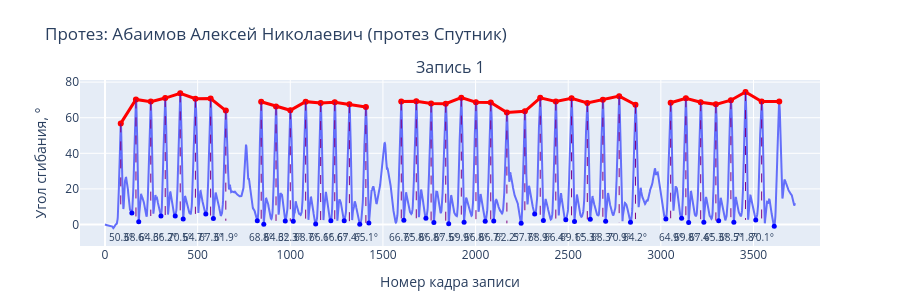

Write notebook code for a chart like this one.
### Code cell
patient_name = list(patients_data_tta.keys())[1]

fig_aktiv_knee = plot_joint_for_patient(
    patients_data_tta,
    patient_name,
    joint_idx=2
)

fig_aktiv_knee.show()

### Figure 1 — Plotly figure (JSON) as saved in the notebook; plotly's stock layout.template omitted (floating-point values rounded to 4 significant figures; data arrays with more than 128 entries replaced by an {"elided": "..."} marker saying what was removed)
{"data": [{"mode": "lines", "name": "Запись 1", "showlegend": false, "type": "scatter", "x": {"elided": "3724 int values"}, "xaxis": "x", "y": {"elided": "3724 float values"}, "yaxis": "y"}, {"line": {"color": "red", "width": 3}, "mode": "lines+markers", "showlegend": false, "type": "scatter", "x": [85.0, 167.0, 247.0, 325.0, 406.0, 488.0, 570.0, 652.0, NaN, 843.0, 923.0, 1000.0, 1083.0, 1164.0, 1240.0, 1319.0, 1408.0, NaN, 1599.0, 1680.0, 1760.0, 1839.0, 1923.0, 2002.0, 2082.0, 2169.0, 2266.0, 2349.0, 2433.0, 2518.0, 2603.0, 2687.0, 2775.0, 2863.0, NaN, 3053.0, 3135.0, 3215.0, 3297.0, 3378.0, 3457.0, 3544.0, 3639.0], "xaxis": "x", "y": [56.81, 70.26, 69.04, 71.04, 73.68, 70.68, 70.74, 63.98, NaN, 68.96, 66.36, 64.18, 69.02, 68.24, 68.71, 67.61, 65.98, NaN, 69.12, 69.24, 67.96, 67.87, 71.28, 68.74, 68.61, 62.88, 63.62, 71.19, 69.07, 70.88, 68.23, 70.08, 72.11, 67.3, NaN, 68.43, 70.93, 68.71, 67.5, 69.85, 74.42, 69.13, 69.1], "yaxis": "y"}, {"marker": {"color": "red", "size": 5}, "mode": "markers", "showlegend": false, "type": "scatter", "x": [85], "xaxis": "x", "y": [56.81], "yaxis": "y"}, {"marker": {"color": "blue", "size": 5}, "mode": "markers", "showlegend": false, "type": "scatter", "x": [145], "xaxis": "x", "y": [6.541], "yaxis": "y"}, {"hovertemplate": "Амплитуда: 50.3°<extra></extra>", "line": {"color": "purple", "dash": "dash", "width": 1}, "mode": "lines", "showlegend": false, "type": "scatter", "x": [85, 85], "xaxis": "x", "y": [56.81, 6.541], "yaxis": "y"}, {"marker": {"color": "red", "size": 5}, "mode": "markers", "showlegend": false, "type": "scatter", "x": [167], "xaxis": "x", "y": [70.26], "yaxis": "y"}, {"marker": {"color": "blue", "size": 5}, "mode": "markers", "showlegend": false, "type": "scatter", "x": [182], "xaxis": "x", "y": [1.617], "yaxis": "y"}, {"hovertemplate": "Амплитуда: 68.6°<extra></extra>", "line": {"color": "purple", "dash": "dash", "width": 1}, "mode": "lines", "showlegend": false, "type": "scatter", "x": [167, 167], "xaxis": "x", "y": [70.26, 1.617], "yaxis": "y"}, {"marker": {"color": "red", "size": 5}, "mode": "markers", "showlegend": false, "type": "scatter", "x": [247], "xaxis": "x", "y": [69.04], "yaxis": "y"}, {"marker": {"color": "blue", "size": 5}, "mode": "markers", "showlegend": false, "type": "scatter", "x": [302], "xaxis": "x", "y": [4.772], "yaxis": "y"}, {"hovertemplate": "Амплитуда: 64.3°<extra></extra>", "line": {"color": "purple", "dash": "dash", "width": 1}, "mode": "lines", "showlegend": false, "type": "scatter", "x": [247, 247], "xaxis": "x", "y": [69.04, 4.772], "yaxis": "y"}, {"marker": {"color": "red", "size": 5}, "mode": "markers", "showlegend": false, "type": "scatter", "x": [325], "xaxis": "x", "y": [71.04], "yaxis": "y"}, {"marker": {"color": "blue", "size": 5}, "mode": "markers", "showlegend": false, "type": "scatter", "x": [379], "xaxis": "x", "y": [4.856], "yaxis": "y"}, {"hovertemplate": "Амплитуда: 66.2°<extra></extra>", "line": {"color": "purple", "dash": "dash", "width": 1}, "mode": "lines", "showlegend": false, "type": "scatter", "x": [325, 325], "xaxis": "x", "y": [71.04, 4.856], "yaxis": "y"}, {"marker": {"color": "red", "size": 5}, "mode": "markers", "showlegend": false, "type": "scatter", "x": [406], "xaxis": "x", "y": [73.68], "yaxis": "y"}, {"marker": {"color": "blue", "size": 5}, "mode": "markers", "showlegend": false, "type": "scatter", "x": [422], "xaxis": "x", "y": [3.142], "yaxis": "y"}, {"hovertemplate": "Амплитуда: 70.5°<extra></extra>", "line": {"color": "purple", "dash": "dash", "width": 1}, "mode": "lines", "showlegend": false, "type": "scatter", "x": [406, 406], "xaxis": "x", "y": [73.68, 3.142], "yaxis": "y"}, {"marker": {"color": "red", "size": 5}, "mode": "markers", "showlegend": false, "type": "scatter", "x": [488], "xaxis": "x", "y": [70.68], "yaxis": "y"}, {"marker": {"color": "blue", "size": 5}, "mode": "markers", "showlegend": false, "type": "scatter", "x": [544], "xaxis": "x", "y": [5.963], "yaxis": "y"}, {"hovertemplate": "Амплитуда: 64.7°<extra></extra>", "line": {"color": "purple", "dash": "dash", "width": 1}, "mode": "lines", "showlegend": false, "type": "scatter", "x": [488, 488], "xaxis": "x", "y": [70.68, 5.963], "yaxis": "y"}, {"marker": {"color": "red", "size": 5}, "mode": "markers", "showlegend": false, "type": "scatter", "x": [570], "xaxis": "x", "y": [70.74], "yaxis": "y"}, {"marker": {"color": "blue", "size": 5}, "mode": "markers", "showlegend": false, "type": "scatter", "x": [585], "xaxis": "x", "y": [3.459], "yaxis": "y"}, {"hovertemplate": "Амплитуда: 67.3°<extra></extra>", "line": {"color": "purple", "dash": "dash", "width": 1}, "mode": "lines", "showlegend": false, "type": "scatter", "x": [570, 570], "xaxis": "x", "y": [70.74, 3.459], "yaxis": "y"}, {"marker": {"color": "red", "size": 5}, "mode": "markers", "showlegend": false, "type": "scatter", "x": [652], "xaxis": "x", "y": [63.98], "yaxis": "y"}, {"marker": {"color": "blue", "size": 5}, "mode": "markers", "showlegend": false, "type": "scatter", "x": [822], "xaxis": "x", "y": [2.124], "yaxis": "y"}, {"hovertemplate": "Амплитуда: 61.9°<extra></extra>", "line": {"color": "purple", "dash": "dash", "width": 1}, "mode": "lines", "showlegend": false, "type": "scatter", "x": [652, 652], "xaxis": "x", "y": [63.98, 2.124], "yaxis": "y"}, {"marker": {"color": "red", "size": 5}, "mode": "markers", "showlegend": false, "type": "scatter", "x": [843], "xaxis": "x", "y": [68.96], "yaxis": "y"}, {"marker": {"color": "blue", "size": 5}, "mode": "markers", "showlegend": false, "type": "scatter", "x": [857], "xaxis": "x", "y": [0.1594], "yaxis": "y"}, {"hovertemplate": "Амплитуда: 68.8°<extra></extra>", "line": {"color": "purple", "dash": "dash", "width": 1}, "mode": "lines", "showlegend": false, "type": "scatter", "x": [843, 843], "xaxis": "x", "y": [68.96, 0.1594], "yaxis": "y"}, {"marker": {"color": "red", "size": 5}, "mode": "markers", "showlegend": false, "type": "scatter", "x": [923], "xaxis": "x", "y": [66.36], "yaxis": "y"}, {"marker": {"color": "blue", "size": 5}, "mode": "markers", "showlegend": false, "type": "scatter", "x": [973], "xaxis": "x", "y": [2.037], "yaxis": "y"}, {"hovertemplate": "Амплитуда: 64.3°<extra></extra>", "line": {"color": "purple", "dash": "dash", "width": 1}, "mode": "lines", "showlegend": false, "type": "scatter", "x": [923, 923], "xaxis": "x", "y": [66.36, 2.037], "yaxis": "y"}, {"marker": {"color": "red", "size": 5}, "mode": "markers", "showlegend": false, "type": "scatter", "x": [1000], "xaxis": "x", "y": [64.18], "yaxis": "y"}, {"marker": {"color": "blue", "size": 5}, "mode": "markers", "showlegend": false, "type": "scatter", "x": [1016], "xaxis": "x", "y": [1.895], "yaxis": "y"}, {"hovertemplate": "Амплитуда: 62.3°<extra></extra>", "line": {"color": "purple", "dash": "dash", "width": 1}, "mode": "lines", "showlegend": false, "type": "scatter", "x": [1000, 1000], "xaxis": "x", "y": [64.18, 1.895], "yaxis": "y"}, {"marker": {"color": "red", "size": 5}, "mode": "markers", "showlegend": false, "type": "scatter", "x": [1083], "xaxis": "x", "y": [69.02], "yaxis": "y"}, {"marker": {"color": "blue", "size": 5}, "mode": "markers", "showlegend": false, "type": "scatter", "x": [1137], "xaxis": "x", "y": [0.3667], "yaxis": "y"}, {"hovertemplate": "Амплитуда: 68.7°<extra></extra>", "line": {"color": "purple", "dash": "dash", "width": 1}, "mode": "lines", "showlegend": false, "type": "scatter", "x": [1083, 1083], "xaxis": "x", "y": [69.02, 0.3667], "yaxis": "y"}, {"marker": {"color": "red", "size": 5}, "mode": "markers", "showlegend": false, "type": "scatter", "x": [1164], "xaxis": "x", "y": [68.24], "yaxis": "y"}, {"marker": {"color": "blue", "size": 5}, "mode": "markers", "showlegend": false, "type": "scatter", "x": [1219], "xaxis": "x", "y": [2.146], "yaxis": "y"}, {"hovertemplate": "Амплитуда: 66.1°<extra></extra>", "line": {"color": "purple", "dash": "dash", "width": 1}, "mode": "lines", "showlegend": false, "type": "scatter", "x": [1164, 1164], "xaxis": "x", "y": [68.24, 2.146], "yaxis": "y"}, {"marker": {"color": "red", "size": 5}, "mode": "markers", "showlegend": false, "type": "scatter", "x": [1240], "xaxis": "x", "y": [68.71], "yaxis": "y"}, {"marker": {"color": "blue", "size": 5}, "mode": "markers", "showlegend": false, "type": "scatter", "x": [1291], "xaxis": "x", "y": [2.111], "yaxis": "y"}, {"hovertemplate": "Амплитуда: 66.6°<extra></extra>", "line": {"color": "purple", "dash": "dash", "width": 1}, "mode": "lines", "showlegend": false, "type": "scatter", "x": [1240, 1240], "xaxis": "x", "y": [68.71, 2.111], "yaxis": "y"}, {"marker": {"color": "red", "size": 5}, "mode": "markers", "showlegend": false, "type": "scatter", "x": [1319], "xaxis": "x", "y": [67.61], "yaxis": "y"}, {"marker": {"color": "blue", "size": 5}, "mode": "markers", "showlegend": false, "type": "scatter", "x": [1375], "xaxis": "x", "y": [0.1843], "yaxis": "y"}, {"hovertemplate": "Амплитуда: 67.4°<extra></extra>", "line": {"color": "purple", "dash": "dash", "width": 1}, "mode": "lines", "showlegend": false, "type": "scatter", "x": [1319, 1319], "xaxis": "x", "y": [67.61, 0.1843], "yaxis": "y"}, {"marker": {"color": "red", "size": 5}, "mode": "markers", "showlegend": false, "type": "scatter", "x": [1408], "xaxis": "x", "y": [65.98], "yaxis": "y"}, {"marker": {"color": "blue", "size": 5}, "mode": "markers", "showlegend": false, "type": "scatter", "x": [1424], "xaxis": "x", "y": [0.9192], "yaxis": "y"}, {"hovertemplate": "Амплитуда: 65.1°<extra></extra>", "line": {"color": "purple", "dash": "dash", "width": 1}, "mode": "lines", "showlegend": false, "type": "scatter", "x": [1408, 1408], "xaxis": "x", "y": [65.98, 0.9192], "yaxis": "y"}, {"marker": {"color": "red", "size": 5}, "mode": "markers", "showlegend": false, "type": "scatter", "x": [1599], "xaxis": "x", "y": [69.12], "yaxis": "y"}, {"marker": {"color": "blue", "size": 5}, "mode": "markers", "showlegend": false, "type": "scatter", "x": [1613], "xaxis": "x", "y": [2.42], "yaxis": "y"}, {"hovertemplate": "Амплитуда: 66.7°<extra></extra>", "line": {"color": "purple", "dash": "dash", "width": 1}, "mode": "lines", "showlegend": false, "type": "scatter", "x": [1599, 1599], "xaxis": "x", "y": [69.12, 2.42], "yaxis": "y"}, {"marker": {"color": "red", "size": 5}, "mode": "markers", "showlegend": false, "type": "scatter", "x": [1680], "xaxis": "x", "y": [69.24], "yaxis": "y"}, {"marker": {"color": "blue", "size": 5}, "mode": "markers", "showlegend": false, "type": "scatter", "x": [1732], "xaxis": "x", "y": [3.477], "yaxis": "y"}, {"hovertemplate": "Амплитуда: 65.8°<extra></extra>", "line": {"color": "purple", "dash": "dash", "width": 1}, "mode": "lines", "showlegend": false, "type": "scatter", "x": [1680, 1680], "xaxis": "x", "y": [69.24, 3.477], "yaxis": "y"}, {"marker": {"color": "red", "size": 5}, "mode": "markers", "showlegend": false, "type": "scatter", "x": [1760], "xaxis": "x", "y": [67.96], "yaxis": "y"}, {"marker": {"color": "blue", "size": 5}, "mode": "markers", "showlegend": false, "type": "scatter", "x": [1775], "xaxis": "x", "y": [1.133], "yaxis": "y"}, {"hovertemplate": "Амплитуда: 66.8°<extra></extra>", "line": {"color": "purple", "dash": "dash", "width": 1}, "mode": "lines", "showlegend": false, "type": "scatter", "x": [1760, 1760], "xaxis": "x", "y": [67.96, 1.133], "yaxis": "y"}, {"marker": {"color": "red", "size": 5}, "mode": "markers", "showlegend": false, "type": "scatter", "x": [1839], "xaxis": "x", "y": [67.87], "yaxis": "y"}, {"marker": {"color": "blue", "size": 5}, "mode": "markers", "showlegend": false, "type": "scatter", "x": [1855], "xaxis": "x", "y": [0.4115], "yaxis": "y"}, {"hovertemplate": "Амплитуда: 67.5°<extra></extra>", "line": {"color": "purple", "dash": "dash", "width": 1}, "mode": "lines", "showlegend": false, "type": "scatter", "x": [1839, 1839], "xaxis": "x", "y": [67.87, 0.4115], "yaxis": "y"}, {"marker": {"color": "red", "size": 5}, "mode": "markers", "showlegend": false, "type": "scatter", "x": [1923], "xaxis": "x", "y": [71.28], "yaxis": "y"}, {"marker": {"color": "blue", "size": 5}, "mode": "markers", "showlegend": false, "type": "scatter", "x": [1938], "xaxis": "x", "y": [1.352], "yaxis": "y"}, {"hovertemplate": "Амплитуда: 69.9°<extra></extra>", "line": {"color": "purple", "dash": "dash", "width": 1}, "mode": "lines", "showlegend": false, "type": "scatter", "x": [1923, 1923], "xaxis": "x", "y": [71.28, 1.352], "yaxis": "y"}, {"marker": {"color": "red", "size": 5}, "mode": "markers", "showlegend": false, "type": "scatter", "x": [2002], "xaxis": "x", "y": [68.74], "yaxis": "y"}, {"marker": {"color": "blue", "size": 5}, "mode": "markers", "showlegend": false, "type": "scatter", "x": [2052], "xaxis": "x", "y": [1.897], "yaxis": "y"}, {"hovertemplate": "Амплитуда: 66.8°<extra></extra>", "line": {"color": "purple", "dash": "dash", "width": 1}, "mode": "lines", "showlegend": false, "type": "scatter", "x": [2002, 2002], "xaxis": "x", "y": [68.74, 1.897], "yaxis": "y"}, {"marker": {"color": "red", "size": 5}, "mode": "markers", "showlegend": false, "type": "scatter", "x": [2082], "xaxis": "x", "y": [68.61], "yaxis": "y"}, {"marker": {"color": "blue", "size": 5}, "mode": "markers", "showlegend": false, "type": "scatter", "x": [2098], "xaxis": "x", "y": [1.961], "yaxis": "y"}, {"hovertemplate": "Амплитуда: 66.7°<extra></extra>", "line": {"color": "purple", "dash": "dash", "width": 1}, "mode": "lines", "showlegend": false, "type": "scatter", "x": [2082, 2082], "xaxis": "x", "y": [68.61, 1.961], "yaxis": "y"}, {"marker": {"color": "red", "size": 5}, "mode": "markers", "showlegend": false, "type": "scatter", "x": [2169], "xaxis": "x", "y": [62.88], "yaxis": "y"}, {"marker": {"color": "blue", "size": 5}, "mode": "markers", "showlegend": false, "type": "scatter", "x": [2246], "xaxis": "x", "y": [0.6762], "yaxis": "y"}, {"hovertemplate": "Амплитуда: 62.2°<extra></extra>", "line": {"color": "purple", "dash": "dash", "width": 1}, "mode": "lines", "showlegend": false, "type": "scatter", "x": [2169, 2169], "xaxis": "x", "y": [62.88, 0.6762], "yaxis": "y"}, {"marker": {"color": "red", "size": 5}, "mode": "markers", "showlegend": false, "type": "scatter", "x": [2266], "xaxis": "x", "y": [63.62], "yaxis": "y"}, {"marker": {"color": "blue", "size": 5}, "mode": "markers", "showlegend": false, "type": "scatter", "x": [2319], "xaxis": "x", "y": [5.945], "yaxis": "y"}, {"hovertemplate": "Амплитуда: 57.7°<extra></extra>", "line": {"color": "purple", "dash": "dash", "width": 1}, "mode": "lines", "showlegend": false, "type": "scatter", "x": [2266, 2266], "xaxis": "x", "y": [63.62, 5.945], "yaxis": "y"}, {"marker": {"color": "red", "size": 5}, "mode": "markers", "showlegend": false, "type": "scatter", "x": [2349], "xaxis": "x", "y": [71.19], "yaxis": "y"}, {"marker": {"color": "blue", "size": 5}, "mode": "markers", "showlegend": false, "type": "scatter", "x": [2366], "xaxis": "x", "y": [2.298], "yaxis": "y"}, {"hovertemplate": "Амплитуда: 68.9°<extra></extra>", "line": {"color": "purple", "dash": "dash", "width": 1}, "mode": "lines", "showlegend": false, "type": "scatter", "x": [2349, 2349], "xaxis": "x", "y": [71.19, 2.298], "yaxis": "y"}, {"marker": {"color": "red", "size": 5}, "mode": "markers", "showlegend": false, "type": "scatter", "x": [2433], "xaxis": "x", "y": [69.07], "yaxis": "y"}, {"marker": {"color": "blue", "size": 5}, "mode": "markers", "showlegend": false, "type": "scatter", "x": [2487], "xaxis": "x", "y": [2.643], "yaxis": "y"}, {"hovertemplate": "Амплитуда: 66.4°<extra></extra>", "line": {"color": "purple", "dash": "dash", "width": 1}, "mode": "lines", "showlegend": false, "type": "scatter", "x": [2433, 2433], "xaxis": "x", "y": [69.07, 2.643], "yaxis": "y"}, {"marker": {"color": "red", "size": 5}, "mode": "markers", "showlegend": false, "type": "scatter", "x": [2518], "xaxis": "x", "y": [70.88], "yaxis": "y"}, {"marker": {"color": "blue", "size": 5}, "mode": "markers", "showlegend": false, "type": "scatter", "x": [2534], "xaxis": "x", "y": [1.752], "yaxis": "y"}, {"hovertemplate": "Амплитуда: 69.1°<extra></extra>", "line": {"color": "purple", "dash": "dash", "width": 1}, "mode": "lines", "showlegend": false, "type": "scatter", "x": [2518, 2518], "xaxis": "x", "y": [70.88, 1.752], "yaxis": "y"}, {"marker": {"color": "red", "size": 5}, "mode": "markers", "showlegend": false, "type": "scatter", "x": [2603], "xaxis": "x", "y": [68.23], "yaxis": "y"}, {"marker": {"color": "blue", "size": 5}, "mode": "markers", "showlegend": false, "type": "scatter", "x": [2619], "xaxis": "x", "y": [2.913], "yaxis": "y"}, {"hovertemplate": "Амплитуда: 65.3°<extra></extra>", "line": {"color": "purple", "dash": "dash", "width": 1}, "mode": "lines", "showlegend": false, "type": "scatter", "x": [2603, 2603], "xaxis": "x", "y": [68.23, 2.913], "yaxis": "y"}, {"marker": {"color": "red", "size": 5}, "mode": "markers", "showlegend": false, "type": "scatter", "x": [2687], "xaxis": "x", "y": [70.08], "yaxis": "y"}, {"marker": {"color": "blue", "size": 5}, "mode": "markers", "showlegend": false, "type": "scatter", "x": [2702], "xaxis": "x", "y": [1.805], "yaxis": "y"}, {"hovertemplate": "Амплитуда: 68.3°<extra></extra>", "line": {"color": "purple", "dash": "dash", "width": 1}, "mode": "lines", "showlegend": false, "type": "scatter", "x": [2687, 2687], "xaxis": "x", "y": [70.08, 1.805], "yaxis": "y"}, {"marker": {"color": "red", "size": 5}, "mode": "markers", "showlegend": false, "type": "scatter", "x": [2775], "xaxis": "x", "y": [72.11], "yaxis": "y"}, {"marker": {"color": "blue", "size": 5}, "mode": "markers", "showlegend": false, "type": "scatter", "x": [2836], "xaxis": "x", "y": [1.24], "yaxis": "y"}, {"hovertemplate": "Амплитуда: 70.9°<extra></extra>", "line": {"color": "purple", "dash": "dash", "width": 1}, "mode": "lines", "showlegend": false, "type": "scatter", "x": [2775, 2775], "xaxis": "x", "y": [72.11, 1.24], "yaxis": "y"}, {"marker": {"color": "red", "size": 5}, "mode": "markers", "showlegend": false, "type": "scatter", "x": [2863], "xaxis": "x", "y": [67.3], "yaxis": "y"}, {"marker": {"color": "blue", "size": 5}, "mode": "markers", "showlegend": false, "type": "scatter", "x": [3027], "xaxis": "x", "y": [3.084], "yaxis": "y"}, {"hovertemplate": "Амплитуда: 64.2°<extra></extra>", "line": {"color": "purple", "dash": "dash", "width": 1}, "mode": "lines", "showlegend": false, "type": "scatter", "x": [2863, 2863], "xaxis": "x", "y": [67.3, 3.084], "yaxis": "y"}, {"marker": {"color": "red", "size": 5}, "mode": "markers", "showlegend": false, "type": "scatter", "x": [3053], "xaxis": "x", "y": [68.43], "yaxis": "y"}, {"marker": {"color": "blue", "size": 5}, "mode": "markers", "showlegend": false, "type": "scatter", "x": [3112], "xaxis": "x", "y": [3.514], "yaxis": "y"}, {"hovertemplate": "Амплитуда: 64.9°<extra></extra>", "line": {"color": "purple", "dash": "dash", "width": 1}, "mode": "lines", "showlegend": false, "type": "scatter", "x": [3053, 3053], "xaxis": "x", "y": [68.43, 3.514], "yaxis": "y"}, {"marker": {"color": "red", "size": 5}, "mode": "markers", "showlegend": false, "type": "scatter", "x": [3135], "xaxis": "x", "y": [70.93], "yaxis": "y"}, {"marker": {"color": "blue", "size": 5}, "mode": "markers", "showlegend": false, "type": "scatter", "x": [3150], "xaxis": "x", "y": [1.153], "yaxis": "y"}, {"hovertemplate": "Амплитуда: 69.8°<extra></extra>", "line": {"color": "purple", "dash": "dash", "width": 1}, "mode": "lines", "showlegend": false, "type": "scatter", "x": [3135, 3135], "xaxis": "x", "y": [70.93, 1.153], "yaxis": "y"}, {"marker": {"color": "red", "size": 5}, "mode": "markers", "showlegend": false, "type": "scatter", "x": [3215], "xaxis": "x", "y": [68.71], "yaxis": "y"}, {"marker": {"color": "blue", "size": 5}, "mode": "markers", "showlegend": false, "type": "scatter", "x": [3232], "xaxis": "x", "y": [1.287], "yaxis": "y"}, {"hovertemplate": "Амплитуда: 67.4°<extra></extra>", "line": {"color": "purple", "dash": "dash", "width": 1}, "mode": "lines", "showlegend": false, "type": "scatter", "x": [3215, 3215], "xaxis": "x", "y": [68.71, 1.287], "yaxis": "y"}, {"marker": {"color": "red", "size": 5}, "mode": "markers", "showlegend": false, "type": "scatter", "x": [3297], "xaxis": "x", "y": [67.5], "yaxis": "y"}, {"marker": {"color": "blue", "size": 5}, "mode": "markers", "showlegend": false, "type": "scatter", "x": [3312], "xaxis": "x", "y": [2.193], "yaxis": "y"}, {"hovertemplate": "Амплитуда: 65.3°<extra></extra>", "line": {"color": "purple", "dash": "dash", "width": 1}, "mode": "lines", "showlegend": false, "type": "scatter", "x": [3297, 3297], "xaxis": "x", "y": [67.5, 2.193], "yaxis": "y"}, {"marker": {"color": "red", "size": 5}, "mode": "markers", "showlegend": false, "type": "scatter", "x": [3378], "xaxis": "x", "y": [69.85], "yaxis": "y"}, {"marker": {"color": "blue", "size": 5}, "mode": "markers", "showlegend": false, "type": "scatter", "x": [3394], "xaxis": "x", "y": [1.317], "yaxis": "y"}, {"hovertemplate": "Амплитуда: 68.5°<extra></extra>", "line": {"color": "purple", "dash": "dash", "width": 1}, "mode": "lines", "showlegend": false, "type": "scatter", "x": [3378, 3378], "xaxis": "x", "y": [69.85, 1.317], "yaxis": "y"}, {"marker": {"color": "red", "size": 5}, "mode": "markers", "showlegend": false, "type": "scatter", "x": [3457], "xaxis": "x", "y": [74.42], "yaxis": "y"}, {"marker": {"color": "blue", "size": 5}, "mode": "markers", "showlegend": false, "type": "scatter", "x": [3512], "xaxis": "x", "y": [2.603], "yaxis": "y"}, {"hovertemplate": "Амплитуда: 71.8°<extra></extra>", "line": {"color": "purple", "dash": "dash", "width": 1}, "mode": "lines", "showlegend": false, "type": "scatter", "x": [3457, 3457], "xaxis": "x", "y": [74.42, 2.603], "yaxis": "y"}, {"marker": {"color": "red", "size": 5}, "mode": "markers", "showlegend": false, "type": "scatter", "x": [3544], "xaxis": "x", "y": [69.13], "yaxis": "y"}, {"marker": {"color": "blue", "size": 5}, "mode": "markers", "showlegend": false, "type": "scatter", "x": [3612], "xaxis": "x", "y": [-0.9632], "yaxis": "y"}, {"hovertemplate": "Амплитуда: 70.1°<extra></extra>", "line": {"color": "purple", "dash": "dash", "width": 1}, "mode": "lines", "showlegend": false, "type": "scatter", "x": [3544, 3544], "xaxis": "x", "y": [69.13, -0.9632], "yaxis": "y"}], "layout": {"annotations": [{"font": {"size": 16}, "showarrow": false, "text": "Запись 1", "x": 0.5, "xanchor": "center", "xref": "paper", "y": 1, "yanchor": "bottom", "yref": "paper"}, {"font": {"size": 10}, "showarrow": false, "text": "50.3°", "x": 85, "xref": "x", "y": -7, "yref": "y"}, {"font": {"size": 10}, "showarrow": false, "text": "68.6°", "x": 167, "xref": "x", "y": -7, "yref": "y"}, {"font": {"size": 10}, "showarrow": false, "text": "64.3°", "x": 247, "xref": "x", "y": -7, "yref": "y"}, {"font": {"size": 10}, "showarrow": false, "text": "66.2°", "x": 325, "xref": "x", "y": -7, "yref": "y"}, {"font": {"size": 10}, "showarrow": false, "text": "70.5°", "x": 406, "xref": "x", "y": -7, "yref": "y"}, {"font": {"size": 10}, "showarrow": false, "text": "64.7°", "x": 488, "xref": "x", "y": -7, "yref": "y"}, {"font": {"size": 10}, "showarrow": false, "text": "67.3°", "x": 570, "xref": "x", "y": -7, "yref": "y"}, {"font": {"size": 10}, "showarrow": false, "text": "61.9°", "x": 652, "xref": "x", "y": -7, "yref": "y"}, {"font": {"size": 10}, "showarrow": false, "text": "68.8°", "x": 843, "xref": "x", "y": -7, "yref": "y"}, {"font": {"size": 10}, "showarrow": false, "text": "64.3°", "x": 923, "xref": "x", "y": -7, "yref": "y"}, {"font": {"size": 10}, "showarrow": false, "text": "62.3°", "x": 1000, "xref": "x", "y": -7, "yref": "y"}, {"font": {"size": 10}, "showarrow": false, "text": "68.7°", "x": 1083, "xref": "x", "y": -7, "yref": "y"}, {"font": {"size": 10}, "showarrow": false, "text": "66.1°", "x": 1164, "xref": "x", "y": -7, "yref": "y"}, {"font": {"size": 10}, "showarrow": false, "text": "66.6°", "x": 1240, "xref": "x", "y": -7, "yref": "y"}, {"font": {"size": 10}, "showarrow": false, "text": "67.4°", "x": 1319, "xref": "x", "y": -7, "yref": "y"}, {"font": {"size": 10}, "showarrow": false, "text": "65.1°", "x": 1408, "xref": "x", "y": -7, "yref": "y"}, {"font": {"size": 10}, "showarrow": false, "text": "66.7°", "x": 1599, "xref": "x", "y": -7, "yref": "y"}, {"font": {"size": 10}, "showarrow": false, "text": "65.8°", "x": 1680, "xref": "x", "y": -7, "yref": "y"}, {"font": {"size": 10}, "showarrow": false, "text": "66.8°", "x": 1760, "xref": "x", "y": -7, "yref": "y"}, {"font": {"size": 10}, "showarrow": false, "text": "67.5°", "x": 1839, "xref": "x", "y": -7, "yref": "y"}, {"font": {"size": 10}, "showarrow": false, "text": "69.9°", "x": 1923, "xref": "x", "y": -7, "yref": "y"}, {"font": {"size": 10}, "showarrow": false, "text": "66.8°", "x": 2002, "xref": "x", "y": -7, "yref": "y"}, {"font": {"size": 10}, "showarrow": false, "text": "66.7°", "x": 2082, "xref": "x", "y": -7, "yref": "y"}, {"font": {"size": 10}, "showarrow": false, "text": "62.2°", "x": 2169, "xref": "x", "y": -7, "yref": "y"}, {"font": {"size": 10}, "showarrow": false, "text": "57.7°", "x": 2266, "xref": "x", "y": -7, "yref": "y"}, {"font": {"size": 10}, "showarrow": false, "text": "68.9°", "x": 2349, "xref": "x", "y": -7, "yref": "y"}, {"font": {"size": 10}, "showarrow": false, "text": "66.4°", "x": 2433, "xref": "x", "y": -7, "yref": "y"}, {"font": {"size": 10}, "showarrow": false, "text": "69.1°", "x": 2518, "xref": "x", "y": -7, "yref": "y"}, {"font": {"size": 10}, "showarrow": false, "text": "65.3°", "x": 2603, "xref": "x", "y": -7, "yref": "y"}, {"font": {"size": 10}, "showarrow": false, "text": "68.3°", "x": 2687, "xref": "x", "y": -7, "yref": "y"}, {"font": {"size": 10}, "showarrow": false, "text": "70.9°", "x": 2775, "xref": "x", "y": -7, "yref": "y"}, {"font": {"size": 10}, "showarrow": false, "text": "64.2°", "x": 2863, "xref": "x", "y": -7, "yref": "y"}, {"font": {"size": 10}, "showarrow": false, "text": "64.9°", "x": 3053, "xref": "x", "y": -7, "yref": "y"}, {"font": {"size": 10}, "showarrow": false, "text": "69.8°", "x": 3135, "xref": "x", "y": -7, "yref": "y"}, {"font": {"size": 10}, "showarrow": false, "text": "67.4°", "x": 3215, "xref": "x", "y": -7, "yref": "y"}, {"font": {"size": 10}, "showarrow": false, "text": "65.3°", "x": 3297, "xref": "x", "y": -7, "yref": "y"}, {"font": {"size": 10}, "showarrow": false, "text": "68.5°", "x": 3378, "xref": "x", "y": -7, "yref": "y"}, {"font": {"size": 10}, "showarrow": false, "text": "71.8°", "x": 3457, "xref": "x", "y": -7, "yref": "y"}, {"font": {"size": 10}, "showarrow": false, "text": "70.1°", "x": 3544, "xref": "x", "y": -7, "yref": "y"}], "height": 300, "margin": {"b": 40, "t": 80}, "showlegend": false, "title": {"text": "Протез: Абаимов Алексей Николаевич (протез Спутник)"}, "xaxis": {"anchor": "y", "domain": [0, 1], "title": {"text": "Номер кадра записи"}}, "yaxis": {"anchor": "x", "domain": [0, 1], "title": {"text": "Угол сгибания, °"}}}}
